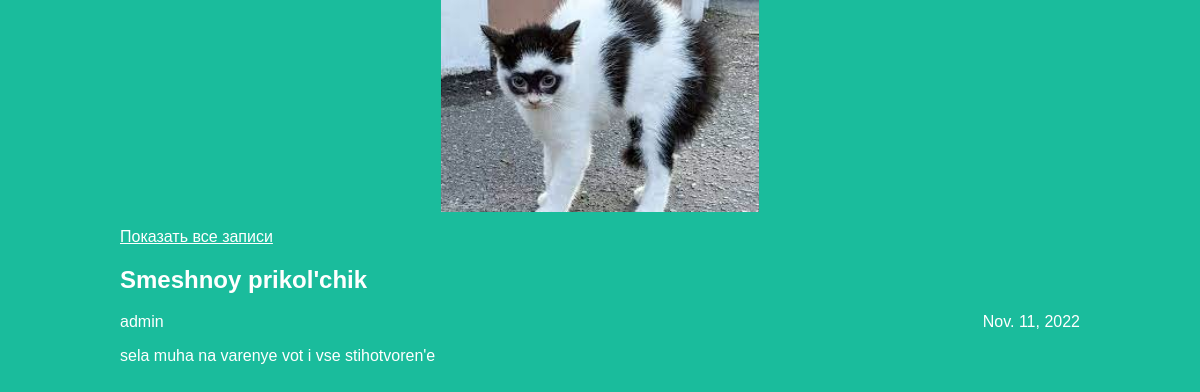
The app's page /articles/article/1 with its own data.
### articles/models.py (models this page shows, shortened)
class Article(models.Model):
    title = models.CharField(max_length=200)
    author = models.ForeignKey(User, on_delete=models.CASCADE)
    text = models.TextField()
    created_date = models.DateField(auto_now_add=True)
    def get_excerpt(self):
        return self.text[:140] + "..." if len(self.text) > 140 else self.text

### articles/views.py (the view)
# urls.py: path('articles/article/<int:article_id>', views.get_article, name='get_article'),
def get_article(request, article_id):
    try:
        post = Article.objects.get(id=article_id)
        return render(request, 'article.html', {"post": post})
    except Article.DoesNotExist:
        raise Http404

### articles/templates/article.html (shortened to what this page needs)
<!DOCTYPE html>
<html lang="en">
  <head>
    <link rel="stylesheet" href="../../static/img/style.css" />
  </head>
  <body class="article">
    <div class="header">
      <img src="../../static/img/logo.jpg" />
    </div>
    <div>
      {% if post == post %}
      <div class="one-post">
        <p><a href="http://127.0.0.1:8000/articles">Показать все записи</a></p>
        <h2 class="post-title">{{ post.title }}</h2>
        <div class="article-info">
          <div class="article-author">{{ post.author.username }}</div>
          <div class="article-created- date">{{ post.created_date }}</div>
        </div>
        <p class="article-text">{{ post.get_excerpt }}</p>
      </div>
      {% endif %}
    </div>
  </body>
</html>

### articles/static/img/style.css (style rules this page uses)
body { width: 100%; margin: 0 auto; background: #1abc9c; font-family: Tahoma, Arial, sans-serif; color: #ffffff; }
.header img { display: block; width: 318px; margin: 0 auto; }
.article { width: 960px; margin: 0 auto; }
a { color: #ffffff; }
.article-info { display: flex; justify-content: space-between; }
.article-author { text-align: left; }

### records on screen
Article: title "Smeshnoy prikol'chik", author.username "admin", created_date "Nov. 11, 2022", get_excerpt "sela muha na varenye vot i vse stihotvoren'e"
